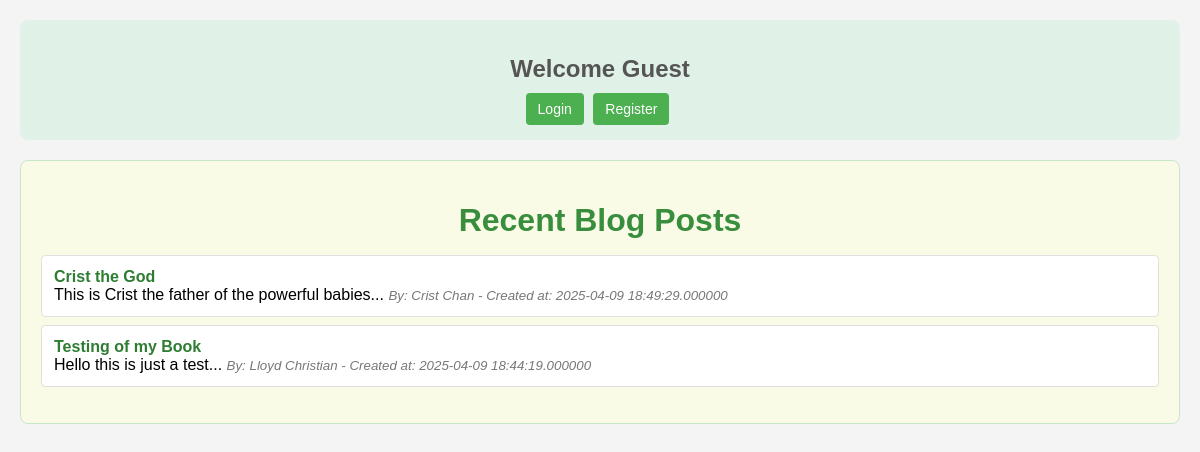
Before: / with the older database file.
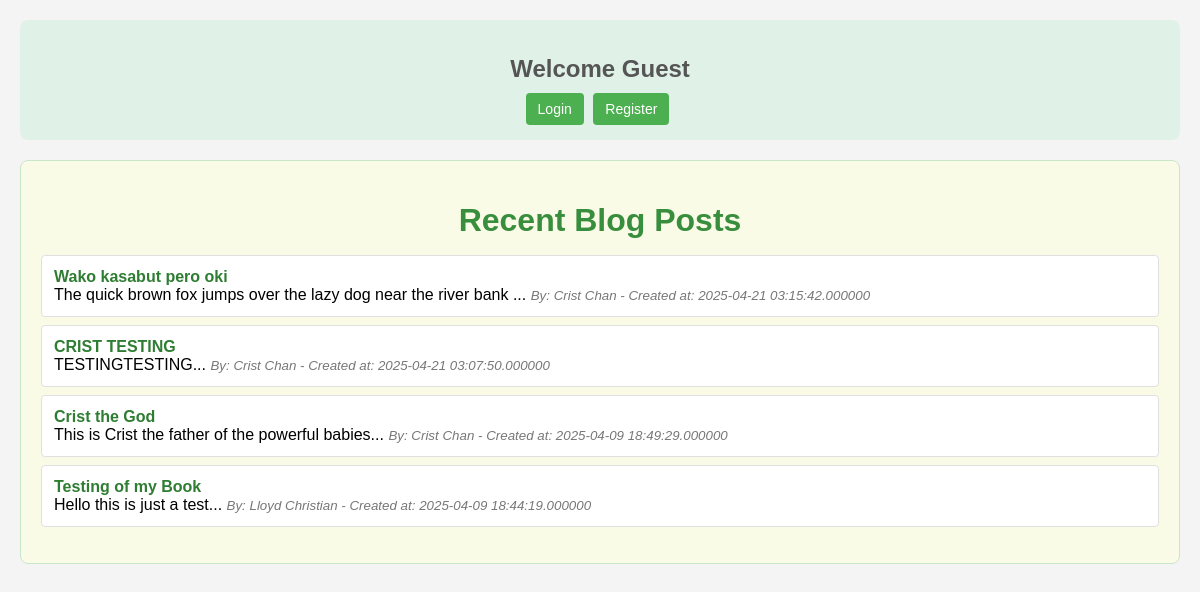
After: the same page with the newer database file.
### tables this page shows
CREATE TABLE `posts` (
  `id` int(10) NOT NULL,
  `title` text NOT NULL,
  `content` text NOT NULL,
  `author_id` int(10) NOT NULL,
  `created_at` timestamp(6) NOT NULL DEFAULT current_timestamp(6),
  `updated_at` timestamp(6) NOT NULL DEFAULT current_timestamp(6)
);

CREATE TABLE `users` (
  `id` int(10) NOT NULL,
  `first_name` varchar(50) NOT NULL,
  `last_name` varchar(50) NOT NULL,
  `username` varchar(50) NOT NULL,
  `password` varchar(150) NOT NULL,
  `created_at` timestamp(6) NOT NULL DEFAULT current_timestamp(6),
  `updated_at` timestamp(6) NOT NULL DEFAULT current_timestamp(6)
);

### app/includes/database.php (called while the page is built, shortened)
<?php
class Database {
    private $host = "localhost";
    private $db_name = "lab2";
    private $username = "root";
    private $password = "";
    protected $conn;
    public function __construct() {
        try {
            $this->conn = new \PDO("mysql:host=" . $this->host . ";dbname=" . $this->db_name, $this->username, $this->password);
            $this->conn->setAttribute(\PDO::ATTR_ERRMODE, \PDO::ERRMODE_EXCEPTION);
        } catch (\PDOException $e) {
            die("Connection failed: " . $e->getMessage());
        }
    }
    public function getConnection() {
        return $this->conn;
    }
}

### app/models/Post.php (called while the page is built, shortened)
<?php
class Post extends Database {
    private $db;
    public function __construct() {
        $this->db = $this->getConnection();
    }
    public function getRecentPosts($limit = 5) {
        $sql = "SELECT p.*, u.first_name, u.last_name
                    FROM posts p
                    INNER JOIN users u ON p.author_id = u.id
                    ORDER BY p.created_at DESC
                    LIMIT :limit";
        $stmt = $this->db->prepare($sql);
        $stmt->bindParam(':limit', $limit, PDO::PARAM_INT);
        $stmt->execute();
        return $stmt->fetchAll(PDO::FETCH_ASSOC);
    }
}

### index.php (the view, shortened to what this page needs)
<?php
$post = new Post();
?>
<!DOCTYPE html>
<html lang="en">
<head>
</head>
<body>
    <div class="welcome-section">
        <h2>Welcome <?php echo isset($_SESSION['user']['first_name']) ? htmlspecialchars($_SESSION['user']['first_name']) : 'Guest'; ?></h2>
        <?php if (!isset($_SESSION['user']['id'])): ?>
            <div class="auth-buttons">
                <a href="login.php">Login</a>
                <a href="register.php">Register</a>
            </div>
        <?php endif; ?>
    </div>
    <div class="blog-posts-section">
        <h1>Recent Blog Posts</h1>
        <ul>
            <?php
                if (isset($_SESSION['user']['id'])) {
                    $user_id = $_SESSION['user']['id'];
                    $posts = $post->getPostsByLoggedInUser($user_id);
                    if (!empty($posts)) {
                        foreach ($posts as $p) {
                            echo '<li><strong>' . htmlspecialchars($p['title']) . '</strong><br>' . htmlspecialchars(substr($p['content'], 0, 100)) . '... <small>Created at: ' . htmlspecialchars($p['created_at']) . '</small></li>';
                        }
                    } else {
                        echo '<p>You haven\'t created any blog posts yet.</p>';
                    }
                } else {
                    $recentPosts = $post->getRecentPosts();
                    if (!empty($recentPosts)) {
                        foreach ($recentPosts as $rp) {
                            $authorName = isset($rp['first_name']) && isset($rp['last_name']) ? htmlspecialchars($rp['first_name'] . ' ' . $rp['last_name']) : 'Unknown Author';
                            echo '<li><strong>' . htmlspecialchars($rp['title']) . '</strong><br>' . htmlspecialchars(substr($rp['content'], 0, 100)) . '... <small>By: ' . $authorName . ' - Created at: ' . htmlspecialchars($rp['created_at']) . '</small></li>';
                        }
                    } else {
                        echo '<p>No blog posts available yet.</p>';
                    }
                }
            ?>
        </ul>
    </div>
</body>
</html>

### index.php (style rules this page uses)
body { font-family: Arial, sans-serif; background-color: #f4f4f4; margin: 0; padding: 20px; position: relative; }
.welcome-section { background-color: #e0f2e7; padding: 15px; border-radius: 8px; margin-bottom: 20px; text-align: center; color: #388e3c; }
.auth-buttons { margin-top: 10px; }
.auth-buttons a { display: inline-block; padding: 8px 12px; margin-right: 5px; text-decoration: none; color: white; background-color: #4caf50; border-radius: 4px; font-size: 14px; }
.blog-posts-section { background-color: #f9fbe7; padding: 20px; border-radius: 8px; margin-bottom: 20px; border: 1px solid #c8e6c9; }
h1 { color: #388e3c; text-align: center; margin-bottom: 15px; }
h2 { color: #555; margin-bottom: 10px; }
ul { padding-left: 0; list-style-type: none; }
li { padding: 12px; background-color: #fff; margin-bottom: 8px; border-radius: 4px; border: 1px solid #e0e0e0; }
li strong { color: #2e7d32; }
li small { color: #777; font-style: italic; }

Changed rows visible on the page:
added posts: title "Wako kasabut pero oki", content "The quick brown fox jumps over the lazy dog near the river bank", author.last_name "Crist Chan", created_at "2025-04-21 03:15:42.000000"
added posts: title "CRIST TESTING", content "TESTINGTESTING", author.last_name "Crist Chan", created_at "2025-04-21 03:07:50.000000"
